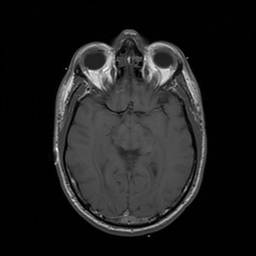
%> input picture Lab8/t1.jpg, 256 x 256 px
$ octave P1_P2_P3.m   (GNU Octave 9; MATLAB toolbox functions it lacks are replaced by stand-ins)
%> lines starting %> are read from the running program, lines starting %| are printed output that depends on the picture
%% Part 1
clear; clc; close all;
image_t1 = imread("t1.jpg");
%> image_t1 is the input picture: size 256x256x3 uint8; min 0, max 255, mean 29.6
figure('Name', 'T1 Visualization', 'NumberTitle', 'off');
imshow(image_t1);
title('Base Medical Image (T1)');

row_128_data = image_t1(128, :, 1);
%> row_128_data = 256 values, max 143 at index 57, min 0 at index 1, mean 42.89
fft_1d_result = fft(row_128_data);

figure('Name', '1D FFT Characteristics', 'NumberTitle', 'off');
subplot(2, 1, 1);
plot(20 * log(abs(fft_1d_result)), 'LineWidth', 1.2, 'Color', 'b');
title('Magnitude Spectrum');
ylabel('Magnitude(log)');
xlabel('Frequency(Hz)');
grid on; axis tight;

subplot(2, 1, 2);
plot(angle(fft_1d_result), 'Color', 'r');
title('Phase Angle');
ylabel('Phase(radians)');
xlabel('Frequency(Hz)');
grid on; axis tight;
%> after `axis tight`:
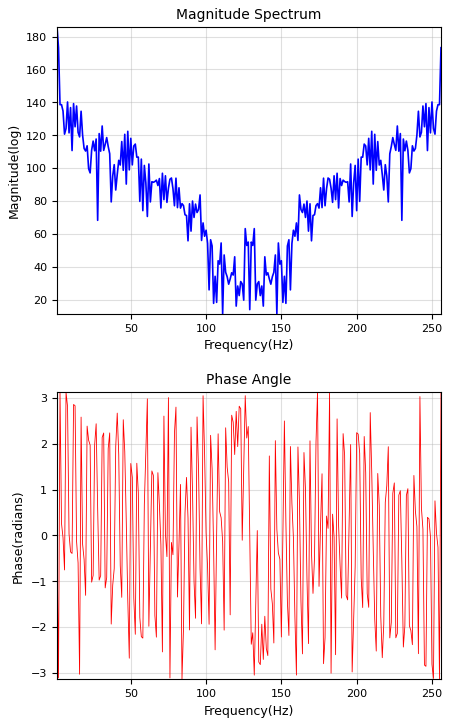
%> figure redrawn from the program's plot data, 2 panels; panel 1: curve peaks at x = 1, y = 186.1; panel 2: curve peaks at x = 3, y = 3.13

t1_double_precision = double(image_t1(:, :, 1));
two_dimensional_fft = fft2(t1_double_precision);
shifted_fft2 = fftshift(two_dimensional_fft);

figure('Name', '2D Frequency Domain', 'NumberTitle', 'off');
subplot(1, 2, 1);
imshow(log(abs(shifted_fft2)), []);
title('2D FFT (Log Magnitude)');
subplot(1, 2, 2);
imshow(image_t1);
title('Spatial Domain Input');

%% Part 2
mask_size = 256;

circle_mask = zeros(mask_size);
[X_coords, Y_coords] = meshgrid(-128:127, -128:127);
radius_condition = sqrt(X_coords.^2 + Y_coords.^2) < 15;
circle_mask(radius_condition) = 1;

impulse_matrix = zeros(mask_size);
impulse_matrix(100, 50) = 1;
impulse_matrix(120, 48) = 2;

freq_kernel = fft2(circle_mask);
freq_impulses = fft2(impulse_matrix);
conv_freq_domain = freq_kernel .* freq_impulses;
spatial_convolution = ifft2(conv_freq_domain);

figure('Name', 'Impulse Convolution Process', 'NumberTitle', 'off');
subplot(1, 3, 1);
imshow(circle_mask, []);
title('Circular Kernel');
subplot(1, 3, 2);
imshow(impulse_matrix, []);
title('Impulse Signals');
subplot(1, 3, 3);
imshow(spatial_convolution, []);
title('Kernel * Impulses Result');
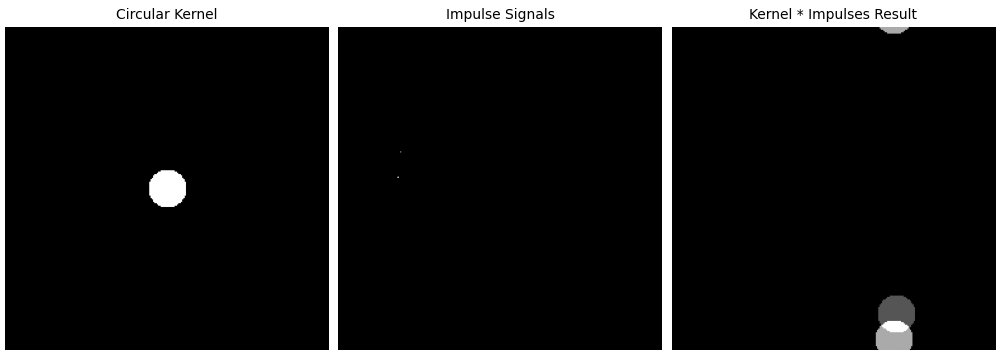
%> figure redrawn from the program's plot data, 3 panels

pd_scan = imread('pd.jpg');
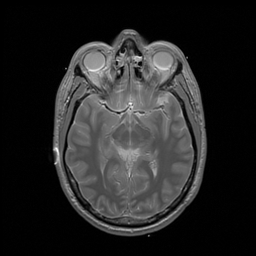
%> input picture Lab 7_data/S1_Q2_utils/pd.jpg, 256 x 256 px
%> pd_scan is the input picture: size 256x256x3 uint8; min 0, max 255, mean 38
pd_channel1 = double(pd_scan(:, :, 1));

freq_pd_scan = fft2(pd_channel1);
blurred_freq_result = freq_pd_scan .* freq_kernel;
blurred_spatial = ifft2(blurred_freq_result);
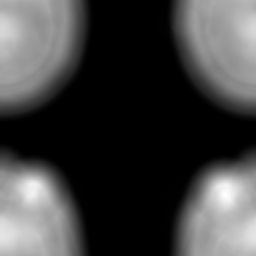
%> blurred_spatial: size 256x256 double; min 211, max 101803, mean 26500.6; drawn with min black and max white

figure('Name', 'PD Image Spatial Blurring', 'NumberTitle', 'off');
subplot(1, 2, 1);
imshow(pd_channel1, []);
title('Proton Density (PD) Scan');
subplot(1, 2, 2);
imshow(fftshift(abs(blurred_spatial)), []);
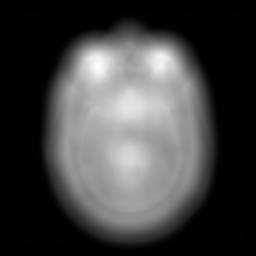
%> displayed picture: size 256x256, on the screen's scale of 0 to 255; min 0, max 255, mean 66
title('Filtered / Blurred PD Scan');

%% Part 3
ct_scan_input = imread("ct.jpg");
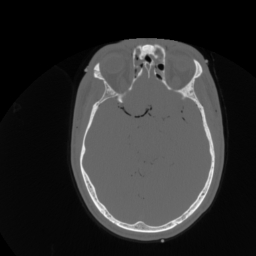
%> input picture Lab 7_data/S1_Q3_utils/ct.jpg, 256 x 256 px
%> ct_scan_input is the input picture: size 256x256x3 uint8; min 0, max 247, mean 45.9
ct_base = double(ct_scan_input(:, :, 1));

freq_domain_ct = fftshift(fft2(ct_base));
[r_count, c_count] = size(ct_base);
%> r_count = 256; c_count = 256
scale_multiplier = 2;

padded_rows = scale_multiplier * r_count;
%> padded_rows = 512
padded_cols = scale_multiplier * c_count;
%> padded_cols = 512
padded_spectrum = zeros(padded_rows, padded_cols);

idx_r_start = floor((padded_rows - r_count) / 2) + 1;
%> idx_r_start = 129
idx_c_start = floor((padded_cols - c_count) / 2) + 1;
%> idx_c_start = 129
idx_r_end = idx_r_start + r_count - 1;
%> idx_r_end = 384
idx_c_end = idx_c_start + c_count - 1;
%> idx_c_end = 384

padded_spectrum(idx_r_start:idx_r_end, idx_c_start:idx_c_end) = freq_domain_ct;

unshifted_padded = ifftshift(padded_spectrum);
interpolated_spatial = real(ifft2(unshifted_padded));
normalized_zoomed = mat2gray(interpolated_spatial);

center_cropped = normalized_zoomed(idx_r_start:idx_r_end, idx_c_start:idx_c_end);
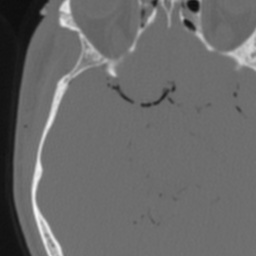
%> center_cropped: size 256x256 double; min 0.0549, max 0.977, mean 0.415

figure('Name', 'Frequency Interpolation via Zero Padding', 'NumberTitle', 'off', 'Position', [100, 100, 1200, 400]);
subplot(1, 3, 1);
imshow(ct_base, []);
title('Input CT Scan (256x256)');

subplot(1, 3, 2);
imshow(normalized_zoomed, []);
title(sprintf('Interpolated Result (%dx%d)', padded_rows, padded_cols));

subplot(1, 3, 3);
imshow(center_cropped, []);
title('Cropped High-Res Center Region');
